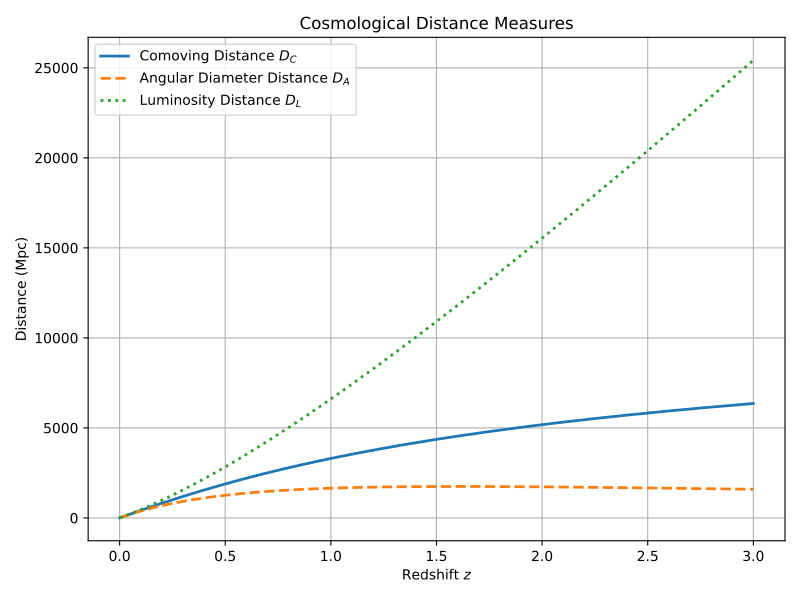

Source code (Python):
import numpy as np
import matplotlib.pyplot as plt
from astropy.cosmology import FlatLambdaCDM

# ==========================
# Cosmology definition
# ==========================
H0 = 70.0          # Hubble constant (km/s/Mpc)
Om0 = 0.3          # Matter density parameter

cosmo = FlatLambdaCDM(H0=H0, Om0=Om0)

# ==========================
# Redshift range
# ==========================
z = np.linspace(0.001, 3, 500)

# ==========================
# Distance calculations
# ==========================
Dc = cosmo.comoving_distance(z).value          # Mpc
Da = cosmo.angular_diameter_distance(z).value  # Mpc
Dl = cosmo.luminosity_distance(z).value        # Mpc

# ==========================
# Plotting
# ==========================
plt.figure(figsize=(8, 6))

plt.plot(z, Dc, label="Comoving Distance $D_C$", linewidth=2)
plt.plot(z, Da, "--", label="Angular Diameter Distance $D_A$", linewidth=2)
plt.plot(z, Dl, ":", label="Luminosity Distance $D_L$", linewidth=2)

plt.xlabel("Redshift $z$")
plt.ylabel("Distance (Mpc)")
plt.title("Cosmological Distance Measures")
plt.legend()
plt.grid(True)


plt.tight_layout()
plt.savefig('distances.pdf')
plt.show()
